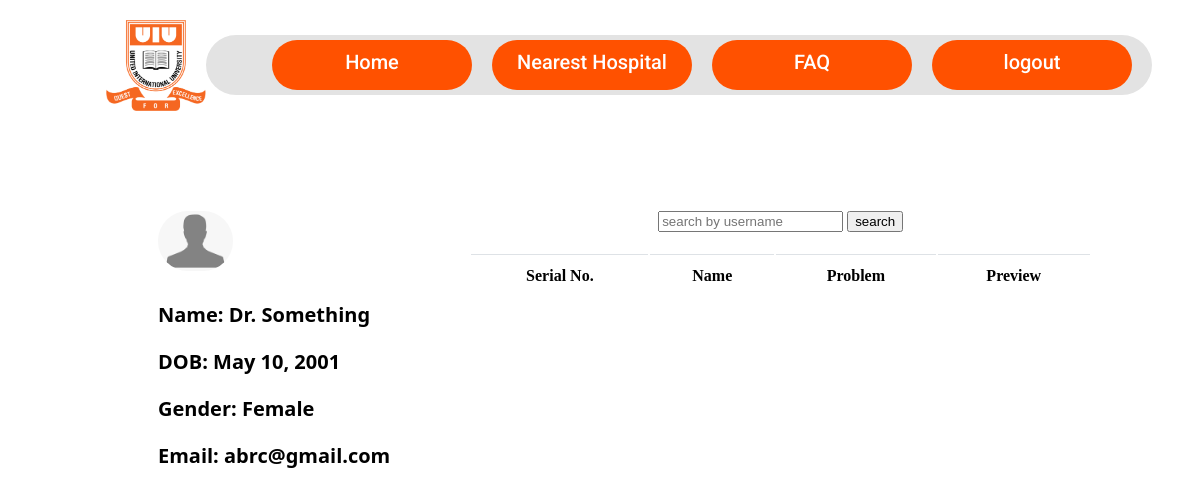
The page /doctor/ (signed in) on the database as committed earlier.
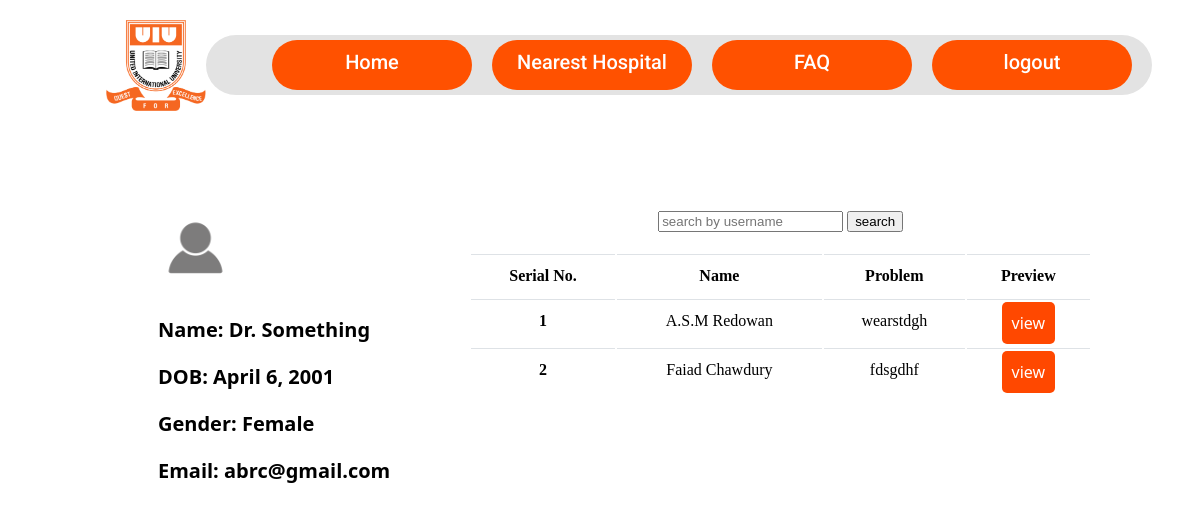
The same page on the database as committed later.
### Users/models.py (models this page shows, shortened)
class Person(models.Model):
    class UserType(models.TextChoices):
        PATIENT = 'Patient', 'Patient'
        DOCTOR = 'Doctor', 'Doctor'
    class Dpartments(models.TextChoices):
        CSE = 'CSE', 'Computer Science & Engineering'
        EEE = 'EEE', 'Electrial & Electronics Engineering'
        CE = 'CE', 'Civil  Engineering'
        DS = 'DS', 'Data Science and Analytics'
        AD = 'AD', 'Admin'
    class Gender(models.TextChoices):
        MALE = 'Male', 'Male'
        FEMALE = 'Female', 'Female'
    username = models.CharField(max_length=100, unique=True, primary_key=True)
    password = models.CharField(max_length=50)
    first_name = models.CharField(max_length=30)
    last_name = models.CharField(max_length=30)
    email = models.EmailField(unique=True,null=True)
    userprofileimage = models.ImageField(upload_to="profile")
    dob = models.DateField(null=True, blank=True)
    department = models.CharField(max_length=4, choices=Dpartments.choices)
    usertype  = models.CharField(max_length=7, choices=UserType.choices)
    gender = models.CharField(max_length=7, choices=Gender.choices)

class Appointment(models.Model):
    TIME_SLOT = {
        "slot1": "9AM -11AM",
        "slot2": "11AM-1PM",
        "slot3": "1PM-5PM"
    }
    patient = models.ForeignKey(Person, on_delete=models.CASCADE, primary_key=True, related_name='patient_appointments')
    appointment_date = models.DateTimeField(default=timezone.now)
    status = models.BooleanField(default=False)  # True if the appointment is confirmed
    slot = models.CharField(max_length=5, choices=TIME_SLOT)
    problem = models.CharField(max_length=250, null=True)

### doctor/views.py (the view)
# urls.py: path('', doctor_home, name='doctor-home'),
def doctor_home(request):
    if not request.session.get('username'):
        return redirect('index')
    appointments = Appointment.objects.filter(status=True).order_by('appointment_date')
    person = Person.objects.get(username=request.session.get('username'))
    return render(request, 'doctor-home.html',context={"person":person, "appointments": appointments})

### doctor/templates/doctor-home.html (shortened to what this page needs)
{% extends "base.html" %}
{% block css %}
    {% load static %}
    {% load django_template_maths %}
    <link rel="stylesheet" href="{% static 'doctor.css' %}">
{% endblock %}
{% block content %}
<div class="body-content">
    <div class="left-side">
        <img src="/media/{{person.userprofileimage}}" alt="">
        <p>Name: {{ person.first_name}} {{person.last_name }}</p>
        <p>DOB: {{ person.dob }}</p>
        <p>Gender: {{ person.gender }}</p>
        <p>Email: {{ person.email }}</p>
    </div>
    <div class="right-side">
        <div class="search">
            <form action="{% url "search" %}" method="POST">
                <input type="text" placeholder="search by username" name="username">
                <button type="submit" class="search-button">search</button>
            </form>
        </div>
        <div class="appoint-list">
            <table class="table">
                <tr>
                    <th scope="col">Serial No.</th>
                    <th scope="col">Name</th>
                    <th scope="col">Problem</th>
                    <th scope="col">Preview</th>
                </tr>
                {% for app in appointments %}
                <tr>
                    <th scope="row">{{forloop.counter}}</th>
                    <td>{{app.patient.first_name}} {{app.patient.last_name}}</td>
                    <td>{{app.problem}}</td>
                    <td><a href="{% url 'patientprofile' app.patient.username %}" style="width: 90px;padding: 10px 10px 10px 10px; height: 10px; background: rgb(255, 72, 0); color: #FFF; text-decoration: none; border-radius: 5px; font-family: system-ui, -apple-system, BlinkMacSystemFont, 'Segoe UI', Roboto, Oxygen, Ubuntu, Cantarell, 'Open Sans', 'Helvetica Neue', sans-serif;
                        ">view</a></td>
                </tr>
                {% endfor %}
            </table>
        </div>
    </div>
</div>
{% endblock content %}

Rows that differ between the two databases and show on the page:
changed Person "Dr.": userprofileimage: picture removed, a placeholder shows; dob "May 10, 2001" → "April 6, 2001"
added Appointment: patient.first_name "A.S.M", patient.last_name "Redowan", problem "wearstdgh"
now on this page (row edited): Appointment: patient.first_name "Faiad", patient.last_name "Chawdury", problem "fdsgdhf"
